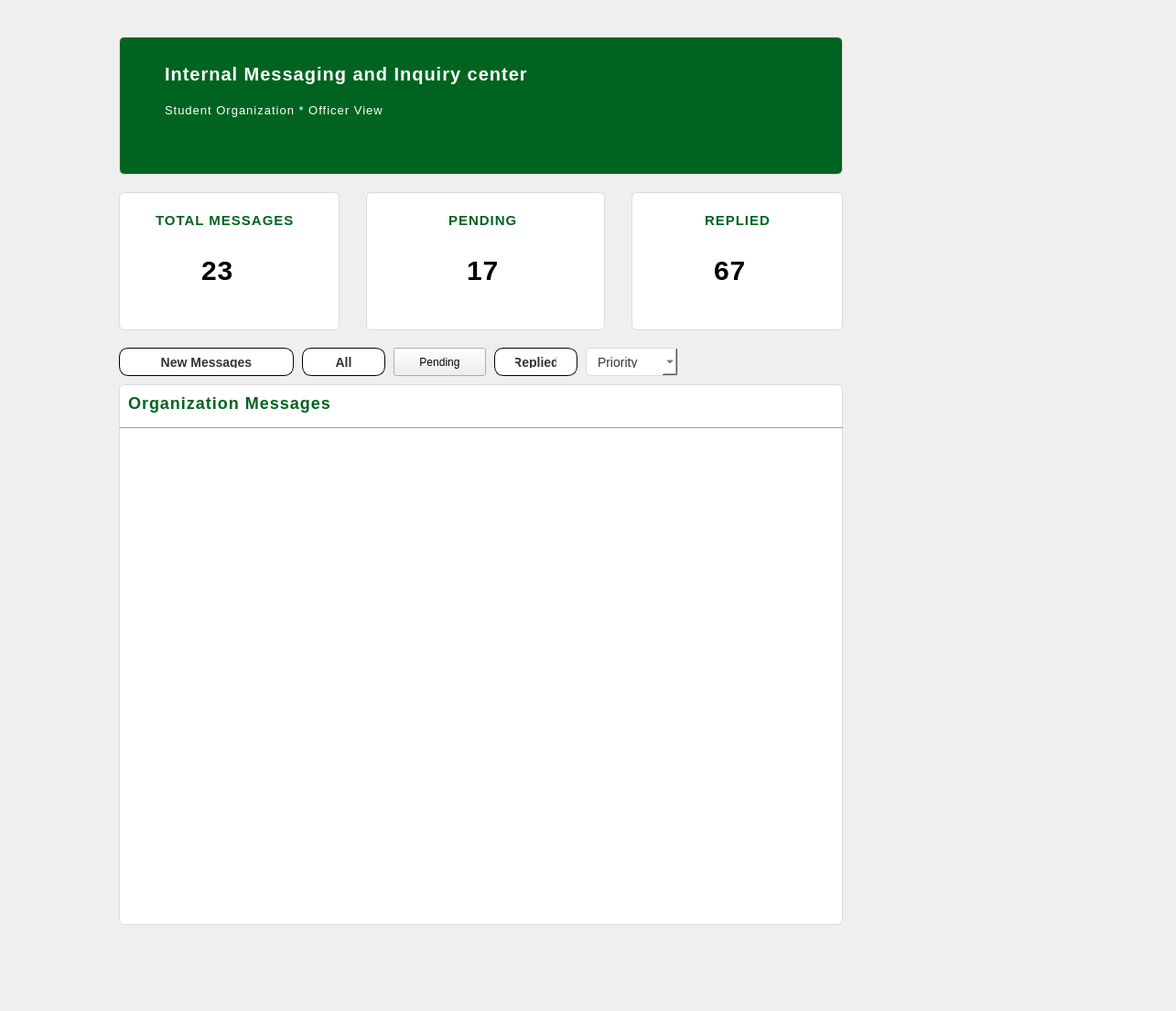
<?xml version="1.0" encoding="UTF-8"?>
<ui version="4.0">
 <class>Form</class>
 <widget class="QWidget" name="Form">
  <property name="geometry">
   <rect>
    <x>0</x>
    <y>0</y>
    <width>1285</width>
    <height>1105</height>
   </rect>
  </property>
  <property name="windowTitle">
   <string>Form</string>
  </property>
  <property name="styleSheet">
   <string notr="true">
#btn_pend {
    background-color: #ffffff;      /* Base color: plain white */
    color: #333333;                 /* Text color */
    border: 1px solid;              /* Added border */
    border-radius: 10px;            /* Slightly rounded corners */
    padding: 8px 22px;              /* Comfortable padding */
    font-family: Segoe UI;          /* Modern font */
    font-size: 14px;
    font-weight: 600;
    cursor: pointer;                /* Pointer on hover */
    transition: all 0.25s ease;     /* Smooth transition */
}

#btn_pend:hover {
    background-color: #006420;      /* Green on hover */
    color: #ffffff;                 /* White text on hover */
}

#btn_pend:pressed {
    background-color: #004d18;      /* Darker green when pressed */
    color: #ffffff;
}
```</string>
  </property>
  <widget class="QWidget" name="org_header" native="true">
   <property name="geometry">
    <rect>
     <x>130</x>
     <y>40</y>
     <width>791</width>
     <height>151</height>
    </rect>
   </property>
   <property name="styleSheet">
    <string notr="true">#org_header {
    background-color: #006420;
    border: 1px solid #dcdcdc;
    border-radius: 6px;        /* Slightly rounded corners */
    padding: 8px 12px;         /* Comfortable inner spacing */
    font-family: &quot;Montserrat&quot;; /* Modern font */
    font-size: 14px;
    color: #333333;
}

#org_header:focus {
    border: 1px solid #006420; /* Highlight border on focus */
    background-color: #f9f9f9; /* Slightly lighter background */
}

#org_header:hover {
    border: 1px solid #b6b6b6; /* Subtle hover effect */
}
</string>
   </property>
   <widget class="QLabel" name="label_crit">
    <property name="geometry">
     <rect>
      <x>50</x>
      <y>20</y>
      <width>431</width>
      <height>41</height>
     </rect>
    </property>
    <property name="styleSheet">
     <string notr="true">#label_crit {
    font-family: Segoe UI;
    font-size: 20px;
    font-weight: bold;
    color: white;
    letter-spacing: 1px;
}
</string>
    </property>
    <property name="text">
     <string>Internal Messaging and Inquiry center</string>
    </property>
   </widget>
   <widget class="QLabel" name="label_header1">
    <property name="geometry">
     <rect>
      <x>50</x>
      <y>60</y>
      <width>431</width>
      <height>41</height>
     </rect>
    </property>
    <property name="styleSheet">
     <string notr="true">#label_header1 {
    font-family: Segoe UI;
    font-size: 13px;
    color: white;
    letter-spacing: 1px;
}
</string>
    </property>
    <property name="text">
     <string>Student Organization * Officer View</string>
    </property>
   </widget>
  </widget>
  <widget class="QWidget" name="org_total" native="true">
   <property name="geometry">
    <rect>
     <x>130</x>
     <y>210</y>
     <width>241</width>
     <height>151</height>
    </rect>
   </property>
   <property name="styleSheet">
    <string notr="true">#org_total {
    background-color: #ffffff;
    border: 1px solid #dcdcdc;
    border-radius: 6px;        /* Slightly rounded corners */
    padding: 8px 12px;         /* Comfortable inner spacing */
    font-family: &quot;Montserrat&quot;; /* Modern font */
    font-size: 14px;
    color: #333333;
}

#org_total:focus {
    border: 1px solid #006420; /* Highlight border on focus */
    background-color: #f9f9f9; /* Slightly lighter background */
}

#org_total:hover {
    border: 1px solid #b6b6b6; /* Subtle hover effect */
}
</string>
   </property>
   <widget class="QLabel" name="label_num_pend">
    <property name="geometry">
     <rect>
      <x>90</x>
      <y>60</y>
      <width>81</width>
      <height>51</height>
     </rect>
    </property>
    <property name="styleSheet">
     <string notr="true">#label_num_pend{
    font-family: Segoe UI;
    font-size: 30px;
    font-weight: bold;
    color: #000000;
    letter-spacing: 1px;
}
</string>
    </property>
    <property name="text">
     <string>23</string>
    </property>
   </widget>
   <widget class="QLabel" name="org_total_2">
    <property name="geometry">
     <rect>
      <x>40</x>
      <y>10</y>
      <width>171</width>
      <height>41</height>
     </rect>
    </property>
    <property name="styleSheet">
     <string notr="true">#org_total_2{
    font-family: Segoe UI;
    font-size: 15px;
    font-weight: bold;
    color: #006420;
    letter-spacing: 1px;
}
</string>
    </property>
    <property name="text">
     <string>TOTAL MESSAGES</string>
    </property>
   </widget>
  </widget>
  <widget class="QWidget" name="org_pend" native="true">
   <property name="geometry">
    <rect>
     <x>400</x>
     <y>210</y>
     <width>261</width>
     <height>151</height>
    </rect>
   </property>
   <property name="styleSheet">
    <string notr="true">#org_pend {
    background-color: #ffffff;
    border: 1px solid #dcdcdc;
    border-radius: 6px;        /* Slightly rounded corners */
    padding: 8px 12px;         /* Comfortable inner spacing */
    font-family: &quot;Montserrat&quot;; /* Modern font */
    font-size: 14px;
    color: #333333;
}

#org_pend:focus {
    border: 1px solid #006420; /* Highlight border on focus */
    background-color: #f9f9f9; /* Slightly lighter background */
}

#org_pend:hover {
    border: 1px solid #b6b6b6; /* Subtle hover effect */
}
</string>
   </property>
   <widget class="QLabel" name="org_pend1">
    <property name="geometry">
     <rect>
      <x>90</x>
      <y>10</y>
      <width>171</width>
      <height>41</height>
     </rect>
    </property>
    <property name="styleSheet">
     <string notr="true">#org_pend1 {
    font-family: Segoe UI;
    font-size: 15px;
    font-weight: bold;
    color: #006420;
    letter-spacing: 1px;
}
</string>
    </property>
    <property name="text">
     <string>PENDING</string>
    </property>
   </widget>
   <widget class="QLabel" name="label_num_pend_2">
    <property name="geometry">
     <rect>
      <x>110</x>
      <y>60</y>
      <width>81</width>
      <height>51</height>
     </rect>
    </property>
    <property name="styleSheet">
     <string notr="true">#label_num_pend_2{
    font-family: Segoe UI;
    font-size: 30px;
    font-weight: bold;
    color: #000000;
    letter-spacing: 1px;
}
</string>
    </property>
    <property name="text">
     <string>17</string>
    </property>
   </widget>
  </widget>
  <widget class="QWidget" name="org_reply" native="true">
   <property name="geometry">
    <rect>
     <x>690</x>
     <y>210</y>
     <width>231</width>
     <height>151</height>
    </rect>
   </property>
   <property name="styleSheet">
    <string notr="true">#org_reply {
    background-color: #ffffff;
    border: 1px solid #dcdcdc;
    border-radius: 6px;        /* Slightly rounded corners */
    padding: 8px 12px;         /* Comfortable inner spacing */
    font-family: &quot;Montserrat&quot;; /* Modern font */
    font-size: 14px;
    color: #333333;
}

#org_reply:focus {
    border: 1px solid #006420; /* Highlight border on focus */
    background-color: #f9f9f9; /* Slightly lighter background */
}

#org_reply:hover {
    border: 1px solid #b6b6b6; /* Subtle hover effect */
}
</string>
   </property>
   <widget class="QLabel" name="org_reply1">
    <property name="geometry">
     <rect>
      <x>80</x>
      <y>10</y>
      <width>171</width>
      <height>41</height>
     </rect>
    </property>
    <property name="styleSheet">
     <string notr="true">#org_reply1 {
    font-family: Segoe UI;
    font-size: 15px;
    font-weight: bold;
    color: #006420;
    letter-spacing: 1px;
}
</string>
    </property>
    <property name="text">
     <string>REPLIED</string>
    </property>
   </widget>
   <widget class="QLabel" name="label_num_reply">
    <property name="geometry">
     <rect>
      <x>90</x>
      <y>60</y>
      <width>81</width>
      <height>51</height>
     </rect>
    </property>
    <property name="styleSheet">
     <string notr="true">#label_num_reply{
    font-family: Segoe UI;
    font-size: 30px;
    font-weight: bold;
    color: #000000;
    letter-spacing: 1px;
}
</string>
    </property>
    <property name="text">
     <string>67</string>
    </property>
   </widget>
  </widget>
  <widget class="QPushButton" name="btn_org">
   <property name="geometry">
    <rect>
     <x>130</x>
     <y>380</y>
     <width>191</width>
     <height>31</height>
    </rect>
   </property>
   <property name="styleSheet">
    <string notr="true">#btn_org {
    background-color: #ffffff;      /* Base color: plain white */
    color: #333333;                 /* Text color */
    border: 1px solid;              /* Added border */
    border-radius: 10px;            /* Slightly rounded corners */
    padding: 8px 22px;              /* Comfortable padding */
    font-family: Segoe UI;          /* Modern font */
    font-size: 14px;
    font-weight: 600;
    cursor: pointer;                /* Pointer on hover */
    transition: all 0.25s ease;     /* Smooth transition */
}

#btn_org:hover {
    background-color: #006420;      /* Green on hover */
    color: #ffffff;                 /* White text on hover */
}

#btn_org:pressed {
    background-color: #004d18;      /* Darker green when pressed */
    color: #ffffff;
}
</string>
   </property>
   <property name="text">
    <string>New Messages</string>
   </property>
  </widget>
  <widget class="QPushButton" name="btn_all">
   <property name="geometry">
    <rect>
     <x>330</x>
     <y>380</y>
     <width>91</width>
     <height>31</height>
    </rect>
   </property>
   <property name="styleSheet">
    <string notr="true">#btn_all {
    background-color: #ffffff;      /* Base color: plain white */
    color: #333333;                 /* Text color */
    border: none;                   /* No border for clean look */
    border-radius: 10px;            /* Slightly rounded corners */
  	border: 1px solid; 
    padding: 8px 22px;              /* Comfortable padding */
    font-family: Segoe UI; /* Modern font */
    font-size: 14px;
    font-weight: 600;
    cursor: pointer;                /* Pointer on hover */
    transition: all 0.25s ease;     /* Smooth transition */
}

#btn_all:hover {
    background-color: #006420;      /* Green on hover */
    color: #ffffff;                 /* White text on hover */
}

#btn_all:pressed {
    background-color: #004d18;      /* Darker green when pressed */
    color: #ffffff;
}
</string>
   </property>
   <property name="text">
    <string>All</string>
   </property>
  </widget>
  <widget class="QPushButton" name="btn_pend">
   <property name="geometry">
    <rect>
     <x>430</x>
     <y>380</y>
     <width>101</width>
     <height>31</height>
    </rect>
   </property>
   <property name="text">
    <string>Pending</string>
   </property>
  </widget>
  <widget class="QPushButton" name="btn_reply">
   <property name="geometry">
    <rect>
     <x>540</x>
     <y>380</y>
     <width>91</width>
     <height>31</height>
    </rect>
   </property>
   <property name="styleSheet">
    <string notr="true">#btn_reply {
    background-color: #ffffff;      /* Base color: plain white */
    color: #333333;                 /* Text color */
    border: 1px solid;              /* Added border */
    border-radius: 10px;            /* Slightly rounded corners */
    padding: 8px 22px;              /* Comfortable padding */
    font-family: Segoe UI;          /* Modern font */
    font-size: 14px;
    font-weight: 600;
    cursor: pointer;                /* Pointer on hover */
    transition: all 0.25s ease;     /* Smooth transition */
}

#btn_reply:hover {
    background-color: #006420;      /* Green on hover */
    color: #ffffff;                 /* White text on hover */
}

#btn_reply:pressed {
    background-color: #004d18;      /* Darker green when pressed */
    color: #ffffff;
}
</string>
   </property>
   <property name="text">
    <string>Replied</string>
   </property>
  </widget>
  <widget class="QComboBox" name="combo_prio">
   <property name="geometry">
    <rect>
     <x>640</x>
     <y>380</y>
     <width>101</width>
     <height>31</height>
    </rect>
   </property>
   <property name="styleSheet">
    <string notr="true">#combo_prio {
    background-color: #ffffff;
    border: 1px solid #dcdcdc;
    border-radius: 6px;        /* Slightly rounded corners */
    padding: 8px 12px;         /* Comfortable inner spacing */
    font-family: &quot;Montserrat&quot;; /* Modern font */
    font-size: 14px;
    color: #333333;
}

#combo_prio:focus {
    border: 1px solid #006420; /* Highlight border on focus */
    background-color: #f9f9f9; /* Slightly lighter background */
}

#combo_prio:hover {
    border: 1px solid #b6b6b6; /* Subtle hover effect */
}
</string>
   </property>
   <item>
    <property name="text">
     <string>Priority</string>
    </property>
   </item>
   <item>
    <property name="text">
     <string>New Item</string>
    </property>
   </item>
   <item>
    <property name="text">
     <string>New Item</string>
    </property>
   </item>
   <item>
    <property name="text">
     <string>New Item</string>
    </property>
   </item>
  </widget>
  <widget class="QWidget" name="widget_main" native="true">
   <property name="geometry">
    <rect>
     <x>130</x>
     <y>420</y>
     <width>791</width>
     <height>591</height>
    </rect>
   </property>
   <property name="styleSheet">
    <string notr="true">#widget_main {
    background-color: #ffffff;
    border: 1px solid #dcdcdc;
    border-radius: 6px;        /* Slightly rounded corners */
    padding: 8px 12px;         /* Comfortable inner spacing */
    font-family: &quot;Montserrat&quot;; /* Modern font */
    font-size: 14px;
    color: #333333;
}

#widget_main:focus {
    border: 1px solid #006420; /* Highlight border on focus */
    background-color: #f9f9f9; /* Slightly lighter background */
}

#widget_main:hover {
    border: 1px solid #b6b6b6; /* Subtle hover effect */
}
</string>
   </property>
   <widget class="QLabel" name="org_label">
    <property name="geometry">
     <rect>
      <x>10</x>
      <y>0</y>
      <width>231</width>
      <height>41</height>
     </rect>
    </property>
    <property name="styleSheet">
     <string notr="true">#org_label {
    font-family: Segoe UI;
    font-size: 18px;
    font-weight: bold;
    color: #006420;
    letter-spacing: 1px;
}
</string>
    </property>
    <property name="text">
     <string>Organization Messages</string>
    </property>
   </widget>
   <widget class="Line" name="line">
    <property name="geometry">
     <rect>
      <x>0</x>
      <y>40</y>
      <width>791</width>
      <height>16</height>
     </rect>
    </property>
    <property name="orientation">
     <enum>Qt::Horizontal</enum>
    </property>
   </widget>
  </widget>
 </widget>
 <resources/>
 <connections/>
</ui>
